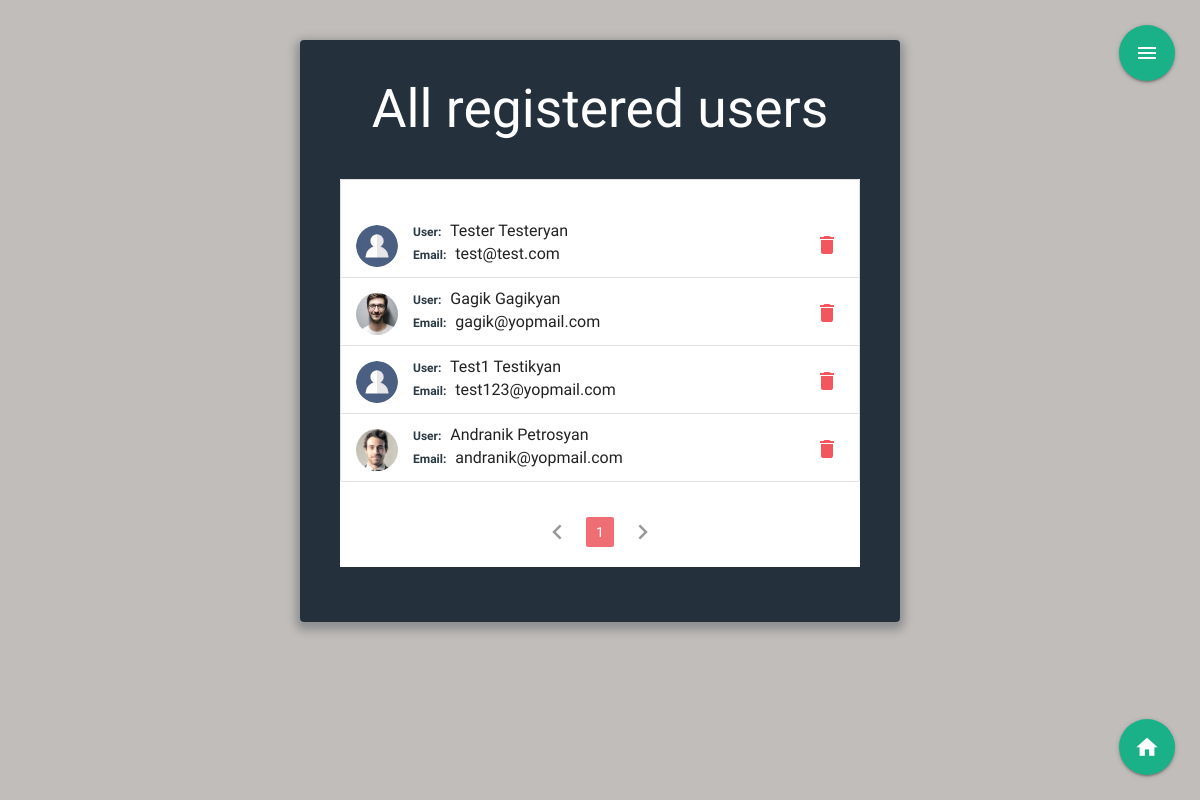
Page /users (signed in) on the earlier database version.
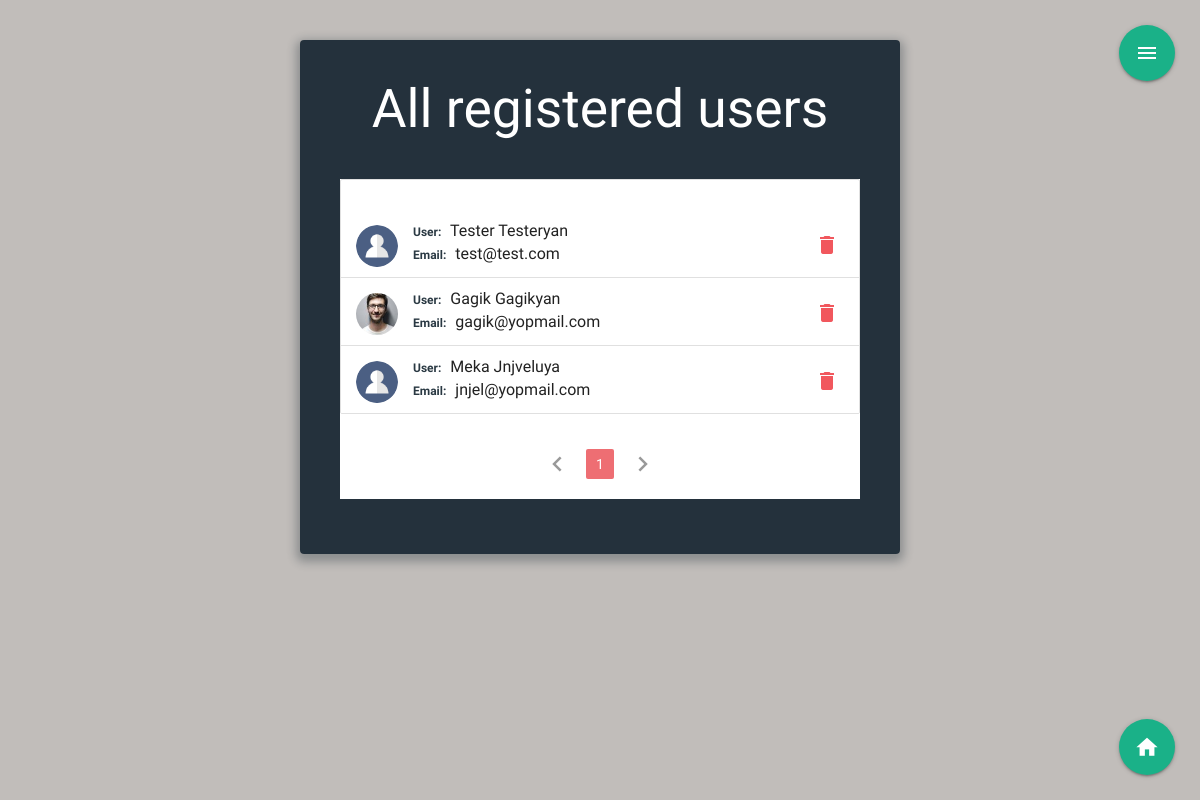
Same page on the later database version.
### meeting_app/models.py (models this page shows, shortened)
class User(db.Model, UserMixin):
  id = db.Column(db.Integer, primary_key=True)
  fname = db.Column(db.String(60), nullable=False)
  lname = db.Column(db.String(60), nullable=False)
  email = db.Column(db.String(120), unique=True, nullable=False)
  image_file = db.Column(db.String(20), nullable=False, default='avatar.png')
  usertype = db.Column(db.String(20), nullable=False, default="user")
  password = db.Column(db.String(60), nullable=False)
  created_meetings = db.relationship('Meeting', backref='author', lazy=True)

### meeting_app/users/routes.py (the view)
@users.route("/users", methods=["GET", "POST"])
@login_required
def reg_users():
  if current_user.usertype == "admin":
    page=request.args.get('page',1,type=int)
    users = User.query.filter_by(usertype="user").paginate(page=page,per_page=8)
    image_file = url_for('static', filename='/img/' + current_user.image_file)
    return render_template("users.html", isIndex=True,image_file=image_file,users=users,legend="All registered users")
  else:
    return redirect(url_for('users.login'))

### meeting_app/models.py (called while the page is built)
@login_manager.user_loader
def load_user(user_id):
  return User.query.get(int(user_id))

### meeting_app/templates/users.html (shortened to what this page needs)
{%extends "layout.html"%}
{% block content %}
<div class="wrap">
    <h2>{{legend}}</h2>
<div id="shedule" class='reg_users'>
 <ul class="collection">
  {% if users.items!=[] %}
  {% for user in users.items %}
    <li class="collection-item avatar">
    <a href="{{url_for('users.user_reserves', id=user.id)}}">
      <div class="img-wrapper circle">
        <div class="img " style="background-image: url({{url_for('static', filename='img/'+user.image_file, )}})"></div>
      </div>
    </a>
      <span class="title5 collection-title">User:</span>
      <a href=""></a>{{user.fname}} {{user.lname}} </a>
      <p>
        <span class="collection-title">Email:</span>    {{user.email}}
      {% if (current_user.usertype=="admin") %}
      <div class="action-buttons-wrapper">
       <a class="waves-effect waves-light modal-trigger secondary-content" href="#modal" data-id="{{url_for('users.delete_user',user_id = user.id)}}">  <i class="material-icons ">delete</i></a>
      </div>
      {%endif %}
    </li>
    {%endfor%}
  </ul>
  <ul class="pagination">
    {% if users.has_prev %}
    <li class="arrow"><a  href="{{ url_for('users.reg_users',page=users.prev_num)}}"><i class="material-icons">chevron_left</i></a></li>
    {% else %}
    <li class="disabled"><a href="#!"><i class="material-icons">chevron_left</i></a></li>
    {% endif %}
    {% for page_num in users.iter_pages(left_edge=1, right_edge=1, left_current=1,right_current=2) %}
      {% if page_num %}
        {% if users.page ==page_num %}
          <li class="active"> <a href="{{ url_for('users.reg_users',page=page_num)}}">{{page_num}}</a></li>
        {% else %}
          <li class="waves-effect pag-element"> <a href="{{ url_for('users.reg_users',page=page_num)}}">{{page_num}}</a></li>
        {% endif %}
      {% else %}
        <span>...</span>
      {% endif %}
    {% endfor %}
    {% if users.has_next %}
      <li class="arrow"><a href="{{ url_for('users.reg_users',page=users.next_num)}}"><i class="material-icons">chevron_right</i></a></li>
    {% else %}
    <li class="disabled"><a href="#!"><i class="material-icons">chevron_right</i></a></li>
    {% endif %}
    {% else %}
    <p class="no-shedules">There are no registered users, please try a letter...</p>
    {% endif %}
  </ul>
</div>
  <div class="fixed-button-wrapper">
    <a class="btn-floating btn-large" href="{{url_for('main.index')}}"><i class="material-icons">home</i></a>
  </div>
</div>
{% endblock %}

### meeting_app/templates/layout.html (shortened to what this page needs)
<!DOCTYPE html>
<html lang="en">
  <head>
    <link rel="stylesheet" href="/static/libs/MaterializeCss_1.0.0/materialize.css">
    <link rel="stylesheet" href="/static/css/style.css">
  </head>
  <body>
{%block nav%}
{% if isIndex %}
      <div class="menu-wrapper">
          <a href="#" data-target="slide-out" class="sidenav-trigger btn-floating btn-large"><i class="material-icons">menu</i></a>
      </div>
    {% endif %}
  {% endblock %}
    {% block content %}    {% endblock %}
  </body>
</html>

### meeting_app/static/css/style.css (style rules this page uses)
*, *:before, *:after { box-sizing: border-box; outline: none; }
html { overflow-y: scroll; }
body { background: #c1bdba; font-family: "Titillium Web", sans-serif; }
a { text-decoration: none; color: #1ab188; transition: 0.5s ease; }
.wrap { background: rgba(19, 35, 47, 0.9); padding: 40px; max-width: 600px; margin: 40px auto; border-radius: 4px; box-shadow: 0 4px 10px 4px rgba(19, 35, 47, 0.3); }
h1, h2 { text-align: center; color: #ffffff; font-weight: 300; margin: 0 0 40px; }
.collection .collection-item { position: relative; padding-right: 70px; }
#shedule { background-color: #fff; }
.fixed-button-wrapper { position: fixed; right: 25px; bottom: 25px; }
.fixed-button-wrapper .btn-floating { background-color: #1ab188; }
.fixed-button-wrapper .btn-floating i { font-size: 1.7rem; }
.menu-wrapper { position: fixed; top: 25px; right:25px; }
.menu-wrapper a { background-color: #1ab188; }
#shedule .img-wrapper { position: absolute; width: 42px; height: 42px; overflow: hidden; left: 15px; top: 25px; display: inline-block; vertical-align: middle; }
#shedule .img-wrapper .img { position: absolute; top: 0; left: 0; bottom: 0; right: 0; background-size: cover; background-repeat: no-repeat; background-position: center; }
#shedule .collection-title { color: rgba(19, 35, 47, 0.9); font-weight: bold; margin-right: 5px; font-size:12px; }
.collection { font-size: 16px; padding-top: 30px; }
.collection .collection-item.avatar .secondary-content { top: initial; right: 0; }
.collection .collection-item.avatar .secondary-content { color: #1ab188; }
.collection .collection-item.avatar .secondary-content:last-child { top:initial; right: 0; color: rgb(241, 87, 93); bottom: 0; }
.action-buttons-wrapper { position: absolute; top: 50%; right: 20px; height: 90px; width: 20px; transform: translateY(-50%); }
.pagination { text-align: center; padding: 20px 0; }
.pagination li a { font-size: 14px; }
#shedule.reg_users .img-wrapper { top: 15px; }
#shedule.reg_users .collection .collection-item.avatar .secondary-content:last-child { bottom: initial; top: 15px; }
#shedule.reg_users .action-buttons-wrapper { height: 50px; }
#shedule.reg_users .collection .collection-item.avatar { min-height: 50px; }

Differences in the rows shown:
removed User: image_file (picture), fname "Andranik", lname "Petrosyan", email "andranik@yopmail.com"
changed User: fname "Test1" → "Meka"; lname "Testikyan" → "Jnjveluya"; email "test123@yopmail.com" → "jnjel@yopmail.com"
